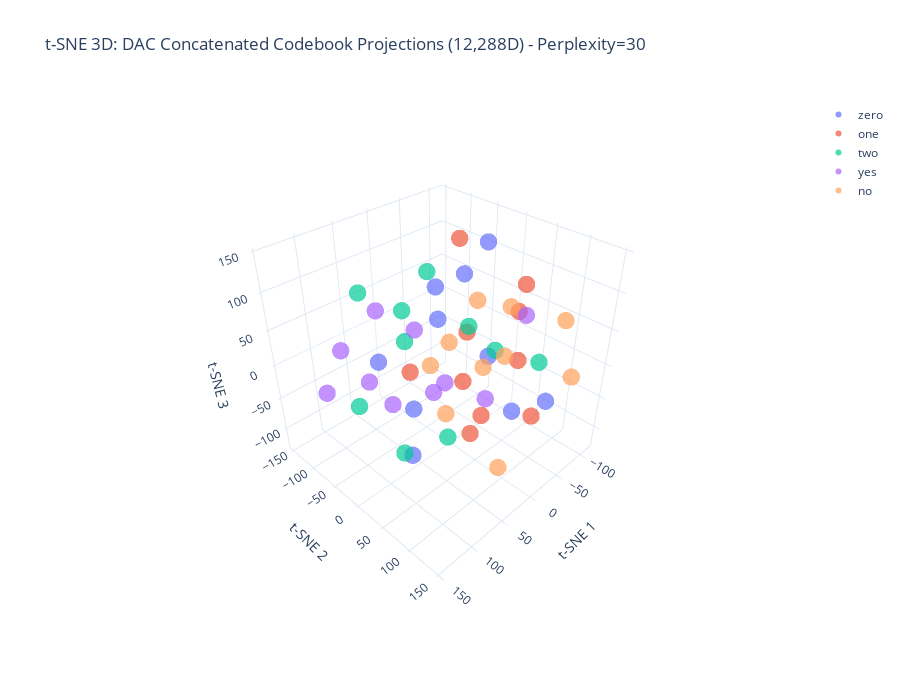

Write notebook code for a chart like this one.
### Code cell
# t-SNE - 3D
tsne_3d = TSNE(n_components=3, random_state=42, metric='cosine', perplexity=perplexity)
tsne_3d_result = tsne_3d.fit_transform(embeddings)

print(f"t-SNE 3D completed with perplexity={perplexity}")

# 3D Plot
fig_tsne_3d = go.Figure()

for word in words:
    mask = np.array([label == word for label in valid_labels])
    fig_tsne_3d.add_trace(go.Scatter3d(
        x=tsne_3d_result[mask, 0],
        y=tsne_3d_result[mask, 1],
        z=tsne_3d_result[mask, 2],
        mode='markers',
        name=word,
        marker=dict(size=6, color=color_map[word], opacity=0.7, line=dict(width=0))
    ))

fig_tsne_3d.update_layout(
    title=f't-SNE 3D: DAC Concatenated Codebook Projections (12,288D) - Perplexity={perplexity}',
    scene=dict(
        xaxis_title='t-SNE 1',
        yaxis_title='t-SNE 2',
        zaxis_title='t-SNE 3',
        aspectmode='cube',
        camera=dict(eye=dict(x=1.5, y=1.5, z=1.5))
    ),
    width=900,
    height=700,
    template='plotly_white'
)

fig_tsne_3d.write_html('dac_codebook_proj_concat_tsne_3d.html')
fig_tsne_3d.show()

print("Saved: dac_codebook_proj_concat_tsne_3d.html")

### Figure 1 — Plotly figure (JSON) as saved in the notebook; plotly's stock layout.template omitted (floating-point values rounded to 4 significant figures)
{"data": [{"marker": {"color": "#636EFA", "line": {"width": 0}, "opacity": 0.7, "size": 6}, "mode": "markers", "name": "zero", "type": "scatter3d", "x": [-44.96, 22.92, -87.14, -105.0, 29.34, 110.4, 12.51, 54.84, -7.174, 23.74], "y": [11.99, -123.4, 32.05, -91.01, 92.53, 60.3, -14.37, 39.24, 150.2, -47.69], "z": [145.1, -45.54, -115.4, 48.16, 63.96, -41.07, 102.2, 100.1, 11.21, -86.06]}, {"marker": {"color": "#EF553B", "line": {"width": 0}, "opacity": 0.7, "size": 6}, "mode": "markers", "name": "one", "type": "scatter3d", "x": [-8.33, -56.91, 34.56, -114.8, -2.315, -31.7, -93.34, 40.72, -54.15, -31.58], "y": [30.02, -49.83, -38.46, 7.09, 24.97, -11.35, 34.02, 97.02, 94.52, 83.31], "z": [-105.4, 127.5, -15.77, 22.4, 51.18, -54.01, 80.0, -7.853, -69.55, 22.56]}, {"marker": {"color": "#00CC96", "line": {"width": 0}, "opacity": 0.7, "size": 6}, "mode": "markers", "name": "two", "type": "scatter3d", "x": [63.2, 94.56, 20.2, -80.57, -99.55, -44.94, 60.13, 45.74, -52.69, 78.11], "y": [-96.62, -65.6, -69.82, -53.84, 62.12, -99.4, -13.31, 46.38, 25.18, 1.759], "z": [85.98, -48.02, 53.52, -8.993, -25.52, 71.48, 52.41, -65.86, 0.5344, -96.28]}, {"marker": {"color": "#AB63FA", "line": {"width": 0}, "opacity": 0.7, "size": 6}, "mode": "markers", "name": "yes", "type": "scatter3d", "x": [5.023, -22.1, 86.18, 130.1, -8.846, 35.14, 144.7, 21.98, 92.14, 87.8], "y": [-149.0, -100.2, -109.9, 16.09, 54.36, 28.41, -49.03, 135.3, 2.128, 70.64], "z": [16.54, -6.278, 10.82, 49.08, -35.6, 0.7266, 10.09, 127.3, -10.97, 38.54]}, {"marker": {"color": "#FFA15A", "line": {"width": 0}, "opacity": 0.7, "size": 6}, "mode": "markers", "name": "no", "type": "scatter3d", "x": [25.09, -98.19, -17.65, -107.7, -54.6, -31.99, -49.5, -77.84, -30.4, -98.87], "y": [114.4, 1.232, -23.67, -48.96, -11.81, 66.19, -100.0, 132.0, -44.06, 97.43], "z": [-88.05, -42.47, 8.935, -89.28, 57.55, 87.54, -78.93, -3.759, -125.7, 51.32]}], "layout": {"height": 700, "scene": {"aspectmode": "cube", "camera": {"eye": {"x": 1.5, "y": 1.5, "z": 1.5}}, "xaxis": {"title": {"text": "t-SNE 1"}}, "yaxis": {"title": {"text": "t-SNE 2"}}, "zaxis": {"title": {"text": "t-SNE 3"}}}, "title": {"text": "t-SNE 3D: DAC Concatenated Codebook Projections (12,288D) - Perplexity=30"}, "width": 900}}
